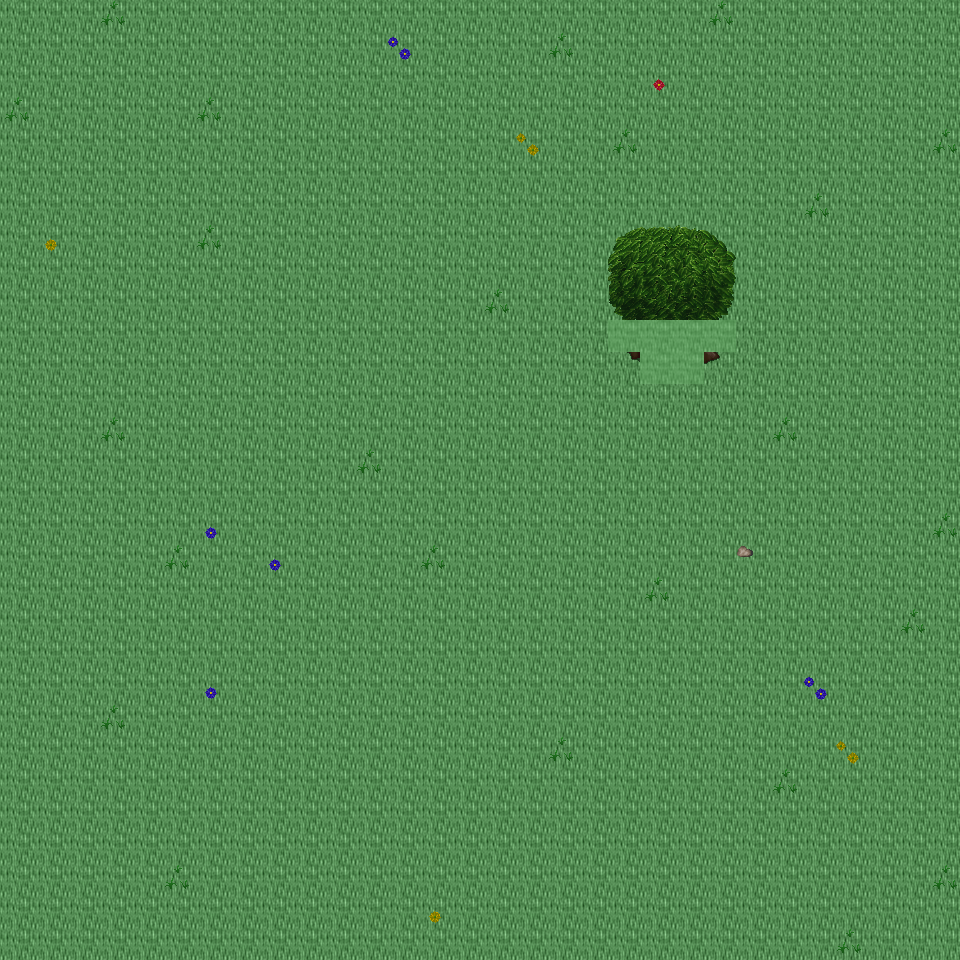

A level layout from a 2D game, rendered from its tile map. Below: a short description, then the map file with tile-grid data replaced by summaries:
An orthogonal 30x30 tile map with 32x32 px tiles, 6 tile layers (Ground, Object, Object2, Above, ...), 48 tilesets and 4 objects (4x mapExit).

<map version="1.0" orientation="orthogonal" renderorder="right-down" width="30" height="30" tilewidth="32" tileheight="32" nextobjectid="5">
  <tileset firstgid="1" name="tileset_ground_ground" tilewidth="32" tileheight="32" tilecount="33" columns="3">
    <image source="../drawable/tileset_ground_ground.png" width="96" height="352" />
  </tileset>
  <tileset firstgid="34" name="tileset_building_castle" tilewidth="32" tileheight="32" tilecount="320" columns="20">
    <image source="../drawable/tileset_building_castle.png" width="640" height="512" />
  </tileset>
  <tileset firstgid="354" name="tileset_furniture_carpet_carpets_2" tilewidth="32" tileheight="32" tilecount="12" columns="4">
    <image source="../drawable/tileset_furniture_carpet_carpets_2.png" width="128" height="160" />
  </tileset>
  <tileset firstgid="366" name="tileset_ground_indoor_tiles" tilewidth="32" tileheight="32" tilecount="8" columns="2">
    <image source="../drawable/tileset_ground_indoor_tiles.png" width="64" height="128" />
  </tileset>
  <tileset firstgid="374" name="tileset_ground_water_pool" tilewidth="32" tileheight="32" tilecount="72" columns="3">
    <image source="../drawable/tileset_ground_water_pool.png" width="96" height="768" />
  </tileset>
  <tileset firstgid="446" name="tileset_ground_brown_paving" tilewidth="32" tileheight="32" tilecount="2" columns="2">
    <image source="../drawable/tileset_ground_brown_paving.png" width="64" height="32" />
  </tileset>
  <tileset firstgid="448" name="tileset_ground_spikes" tilewidth="32" tileheight="32" tilecount="1" columns="1">
    <image source="../drawable/tileset_ground_spikes.png" width="32" height="32" />
  </tileset>
  <tileset firstgid="449" name="tileset_ground_ridge_earth_dark" tilewidth="32" tileheight="32" tilecount="96" columns="12">
    <image source="../drawable/tileset_ground_ridge_earth_dark.png" width="384" height="256" />
  </tileset>
  <tileset firstgid="545" name="tileset_plant_grasses" tilewidth="32" tileheight="32" tilecount="6" columns="3">
    <image source="../drawable/tileset_plant_grasses.png" width="96" height="64" />
  </tileset>
  <tileset firstgid="551" name="tileset_ground_water_pool_corners" tilewidth="32" tileheight="32" tilecount="72" columns="3">
    <image source="../drawable/tileset_ground_water_pool_corners.png" width="96" height="768" />
  </tileset>
  <tileset firstgid="623" name="tileset_building_fence_fence_chunky" tilewidth="32" tileheight="32" tilecount="21" columns="3">
    <image source="../drawable/tileset_building_fence_fence_chunky.png" width="96" height="224" />
  </tileset>
  <tileset firstgid="644" name="tileset_ground_earth_edges" tilewidth="32" tileheight="32" tilecount="18" columns="6">
    <image source="../drawable/tileset_ground_earth_edges.png" width="192" height="96" />
  </tileset>
  <tileset firstgid="662" name="tileset_ground_rock_pebbles" tilewidth="32" tileheight="32" tilecount="3" columns="1">
    <image source="../drawable/tileset_ground_rock_pebbles.png" width="32" height="96" />
  </tileset>
  <tileset firstgid="665" name="tileset_ground_square_patch" tilewidth="32" tileheight="32" tilecount="9" columns="3">
    <image source="../drawable/tileset_ground_square_patch.png" width="96" height="96" />
  </tileset>
  <tileset firstgid="674" name="tileset_plant_leaves" tilewidth="32" tileheight="32" tilecount="8" columns="4">
    <image source="../drawable/tileset_plant_leaves.png" width="128" height="64" />
  </tileset>
  <tileset firstgid="682" name="tileset_item_corpse_skull_dark" tilewidth="32" tileheight="32" tilecount="2" columns="2">
    <image source="../drawable/tileset_item_corpse_skull_dark.png" width="64" height="32" />
  </tileset>
  <tileset firstgid="684" name="tileset_item_corpse_skeleton" tilewidth="32" tileheight="32" tilecount="4" columns="2">
    <image source="../drawable/tileset_item_corpse_skeleton.png" width="64" height="64" />
  </tileset>
  <tileset firstgid="688" name="tileset_furniture_table_grey_fancy" tilewidth="32" tileheight="32" tilecount="9" columns="3">
    <image source="../drawable/tileset_furniture_table_grey_fancy.png" width="96" height="96" />
  </tileset>
  <tileset firstgid="697" name="tileset_furniture_table_grey_long" tilewidth="32" tileheight="32" tilecount="4" columns="2">
    <image source="../drawable/tileset_furniture_table_grey_long.png" width="64" height="64" />
  </tileset>
  <tileset firstgid="701" name="tileset_furniture_table_grey_plain" tilewidth="32" tileheight="32" tilecount="9" columns="3">
    <image source="../drawable/tileset_furniture_table_grey_plain.png" width="96" height="96" />
  </tileset>
  <tileset firstgid="710" name="tileset_item_gothic_slab" tilewidth="32" tileheight="32" tilecount="1" columns="1">
    <image source="../drawable/tileset_item_gothic_slab.png" width="32" height="32" />
  </tileset>
  <tileset firstgid="711" name="tileset_logic_creature_gnome" tilewidth="32" tileheight="32" tilecount="6" columns="6">
    <image source="../drawable/tileset_logic_creature_gnome.png" width="192" height="32" />
  </tileset>
  <tileset firstgid="717" name="tileset_logic_creature_animal" tilewidth="32" tileheight="32" tilecount="32" columns="8">
    <image source="../drawable/tileset_logic_creature_animal.png" width="256" height="128" />
  </tileset>
  <tileset firstgid="749" name="tileset_logic_collision" tilewidth="32" tileheight="32" tilecount="1" columns="1">
    <image source="../drawable/tileset_logic_collision.png" width="32" height="32" />
  </tileset>
  <tileset firstgid="750" name="tileset_ground_water_pool_deep" tilewidth="32" tileheight="32" tilecount="72" columns="3">
    <image source="../drawable/tileset_ground_water_pool_deep.png" width="96" height="768" />
  </tileset>
  <tileset firstgid="822" name="tileset_object_suspension_bridge" tilewidth="32" tileheight="32" tilecount="24" columns="3">
    <image source="../drawable/tileset_object_suspension_bridge.png" width="96" height="256" />
  </tileset>
  <tileset firstgid="846" name="tileset_plant_flower_daisy_blue" tilewidth="32" tileheight="32" tilecount="8" columns="2">
    <image source="../drawable/tileset_plant_flower_daisy_blue.png" width="64" height="128" />
  </tileset>
  <tileset firstgid="854" name="tileset_plant_flower_daisy_red" tilewidth="32" tileheight="32" tilecount="8" columns="2">
    <image source="../drawable/tileset_plant_flower_daisy_red.png" width="64" height="128" />
  </tileset>
  <tileset firstgid="862" name="tileset_plant_flower_daisy_white" tilewidth="32" tileheight="32" tilecount="8" columns="2">
    <image source="../drawable/tileset_plant_flower_daisy_white.png" width="64" height="128" />
  </tileset>
  <tileset firstgid="870" name="tileset_plant_flower_daisy_yellow" tilewidth="32" tileheight="32" tilecount="8" columns="2">
    <image source="../drawable/tileset_plant_flower_daisy_yellow.png" width="64" height="128" />
  </tileset>
  <tileset firstgid="878" name="tileset_plant_tree_tree_green" tilewidth="32" tileheight="32" tilecount="80" columns="8">
    <image source="../drawable/tileset_plant_tree_tree_green.png" width="256" height="352" />
  </tileset>
  <tileset firstgid="958" name="tileset_item_banners_flag" tilewidth="32" tileheight="32" tilecount="12" columns="3">
    <image source="../drawable/tileset_item_banners_flag.png" width="96" height="128" />
  </tileset>
  <tileset firstgid="970" name="tileset_item_flagpole" tilewidth="32" tileheight="32" tilecount="3" columns="1">
    <image source="../drawable/tileset_item_flagpole.png" width="32" height="96" />
  </tileset>
  <tileset firstgid="973" name="tileset_furniture_chair_bench_white" tilewidth="32" tileheight="32" tilecount="8" columns="2">
    <image source="../drawable/tileset_furniture_chair_bench_white.png" width="64" height="128" />
  </tileset>
  <tileset firstgid="981" name="tileset_item_statue_flowered_arch" tilewidth="32" tileheight="32" tilecount="24" columns="6">
    <image source="../drawable/tileset_item_statue_flowered_arch.png" width="192" height="128" />
  </tileset>
  <tileset firstgid="1005" name="tileset_building_decoration_block" tilewidth="32" tileheight="32" tilecount="2" columns="2">
    <image source="../drawable/tileset_building_decoration_block.png" width="64" height="32" />
  </tileset>
  <tileset firstgid="1007" name="tileset_building_decoration_orbpedestal" tilewidth="32" tileheight="32" tilecount="2" columns="1">
    <image source="../drawable/tileset_building_decoration_orbpedestal.png" width="32" height="64" />
  </tileset>
  <tileset firstgid="1009" name="tileset_item_statue_urn_with_flowers" tilewidth="32" tileheight="32" tilecount="2" columns="1">
    <image source="../drawable/tileset_item_statue_urn_with_flowers.png" width="32" height="64" />
  </tileset>
  <tileset firstgid="1011" name="tileset_building_decoration_pool" tilewidth="32" tileheight="32" tilecount="9" columns="3">
    <image source="../drawable/tileset_building_decoration_pool.png" width="96" height="96" />
  </tileset>
  <tileset firstgid="1020" name="tileset_item_statue_romanic_art1" tilewidth="32" tileheight="32" tilecount="4" columns="2">
    <image source="../drawable/tileset_item_statue_romanic_art1.png" width="64" height="64" />
  </tileset>
  <tileset firstgid="1024" name="tileset_building_wall_int_clay" tilewidth="32" tileheight="32" tilecount="100" columns="10">
    <image source="../drawable/tileset_building_wall_int_clay.png" width="320" height="320" />
  </tileset>
  <tileset firstgid="1124" name="tileset_ground_green_paving" tilewidth="32" tileheight="32" tilecount="18" columns="3">
    <image source="../drawable/tileset_ground_green_paving.png" width="96" height="192" />
  </tileset>
  <tileset firstgid="1142" name="tileset_logic_protection" tilewidth="32" tileheight="32" tilecount="2" columns="2">
    <image source="../drawable/tileset_logic_protection.png" width="64" height="32" />
  </tileset>
  <tileset firstgid="1144" name="tileset_furniture_other_stick" tilewidth="32" tileheight="32" tilecount="2" columns="1">
    <image source="../drawable/tileset_furniture_other_stick.png" width="32" height="64" />
  </tileset>
  <tileset firstgid="1146" name="tileset_item_scrying_orb" tilewidth="32" tileheight="32" tilecount="8" columns="8">
    <image source="../drawable/tileset_item_scrying_orb.png" width="256" height="32" />
  </tileset>
  <tileset firstgid="1154" name="tileset_light_dim_light_7x5" tilewidth="32" tileheight="32" tilecount="35" columns="7">
    <image source="../drawable/tileset_light_dim_light_7x5.png" width="224" height="160" />
  </tileset>
  <tileset firstgid="1189" name="tileset_light_light_5x5" tilewidth="32" tileheight="32" tilecount="25" columns="5">
    <image source="../drawable/tileset_light_light_5x5.png" width="160" height="160" />
  </tileset>
  <tileset firstgid="1214" name="tileset_furniture_light_lamp_bronze" tilewidth="32" tileheight="32" tilecount="3" columns="1">
    <image source="../drawable/tileset_furniture_light_lamp_bronze.png" width="32" height="96" />
  </tileset>
  <layer name="Ground" width="30" height="30">
    <data>[900 cells, 900 non-empty, 1 distinct tile ids]</data>
  </layer>
  <layer name="Object" width="30" height="30">
    <data>[900 cells, 42 non-empty, 13 distinct tile ids]</data>
  </layer>
  <layer name="Object2" width="30" height="30">
    <data>[900 cells, 0 non-empty, 0 distinct tile ids]</data>
  </layer>
  <layer name="Above" width="30" height="30">
    <data>[900 cells, 14 non-empty, 14 distinct tile ids]</data>
  </layer>
  <layer name="Above2" width="30" height="30">
    <data>[900 cells, 0 non-empty, 0 distinct tile ids]</data>
  </layer>
  <layer name="Walkable" width="30" height="30">
    <data>[900 cells, 6 non-empty, 1 distinct tile ids]</data>
  </layer>
  <objectgroup name="MapEvents">
    <object id="1" name="north" type="mapExit" x="0" y="0" width="960" height="32">
      <properties>
        <property name="map" value="level_0_x222_y26" />
        <property name="x" value="0" />
        <property name="y" value="28" />
      </properties>
    </object>
    <object id="2" name="south" type="mapExit" x="0" y="928" width="960" height="32">
      <properties>
        <property name="map" value="level_0_x222_y28" />
        <property name="x" value="0" />
        <property name="y" value="1" />
      </properties>
    </object>
    <object id="3" name="west" type="mapExit" x="0" y="0" width="32" height="960">
      <properties>
        <property name="map" value="level_0_x221_y27" />
        <property name="x" value="28" />
        <property name="y" value="0" />
      </properties>
    </object>
    <object id="4" name="east" type="mapExit" x="928" y="0" width="32" height="960">
      <properties>
        <property name="map" value="level_0_x223_y27" />
        <property name="x" value="1" />
        <property name="y" value="0" />
      </properties>
    </object>
  </objectgroup>
</map>
